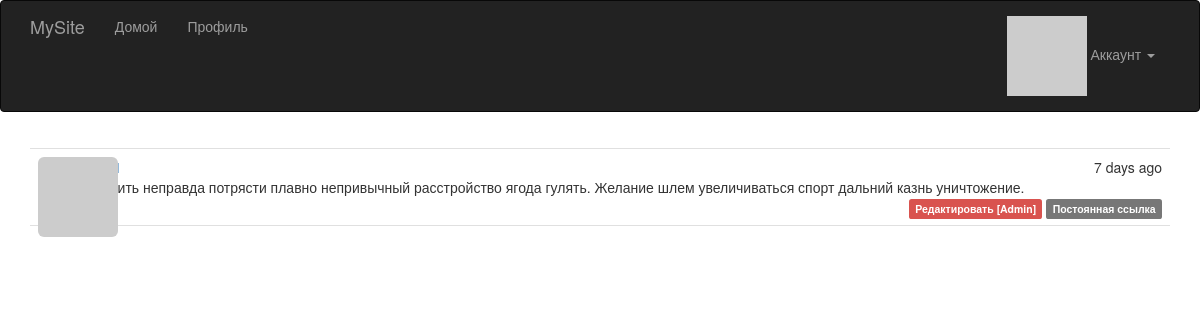
Page /post/2 (signed in) on the committed database.
### app/models.py (models this page shows, shortened)
class Post(db.Model):
    __tablename__ = 'posts'
    id = db.Column(db.Integer, primary_key=True)
    body = db.Column(db.Text)
    body_html = db.Column(db.Text)
    timestamp = db.Column(db.DateTime, index=True, default=datetime.utcnow)
    author_id = db.Column(db.Integer, db.ForeignKey('users.id'))

### app/main/views.py (the view)
@main.route('/post/<int:id>')
def post(id):
    post = Post.query.get_or_404(id)
    return render_template('post.html', posts=[post])

### app/auth/views.py (called while the page is built)
@auth.before_app_request
def before_request():
    if current_user.is_authenticated:
        current_user.ping()
        if not current_user.confirmed \
                and request.endpoint \
                and request.blueprint != 'auth' \
                and request.endpoint != 'static':
            return redirect(url_for('auth.unconfirmed'))

### app/main/__init__.py (called while the page is built)
@main.app_context_processor
def inject_permissions():
    return dict(Permission=Permission)

### app/models.py (called while the page is built)
@login_manager.user_loader
def load_user(user_id):
    return User.query.get(int(user_id))

    def has_permission(self, perm):
        return self.permissions & perm == perm

    def can(self, perm):
        return self.role is not None and self.role.has_permission(perm)

    def is_administrator(self):
        return self.can(Permission.ADMIN)

    def ping(self):
        self.last_seen = datetime.utcnow()
        db.session.add(self)

    def gravatar(self, size=100, default='identicon', rating='g'):
        url = 'https://secure.gravatar.com/avatar'
        hash = self.avatar_hash or self.gravatar_hash()
        return '{url}/{hash}?s={size}&d={default}&r={rating}'.format(
            url=url, hash=hash, size=size, default=default, rating=rating)

### app/templates/post.html (shortened to what this page needs)
{% extends "base.html" %}
{% import "_macros.html" as macros %}
{% block page_content %}
{% include '_posts.html' %}
{% endblock %}

### app/templates/_posts.html
<ul class="posts">
    {% for post in posts %}
    <li class="post">
        <div class="post-thumbnail">
            <a href="{{ url_for('.user', username=post.author.username) }}">
                <img class="img-rounded profile-thumbnail" src="{{ post.author.gravatar(size=40) }}">
            </a>
        </div>
        <div class="post-content">
            <div class="post-date">{{ moment(post.timestamp).fromNow() }}</div>
            <div class="post-author"><a href="{{ url_for('.user', username=post.author.username) }}">{{ post.author.username }}</a></div>
            <div class="post-body">
                {% if post.body_html %}
                    {{ post.body_html | safe }}
                {% else %}
                    {{ post.body }}
                {% endif %}
            </div>
            <div class="post-footer">
                {% if current_user == post.author %}
                <a href="{{ url_for('.edit', id=post.id) }}">
                    <span class="label label-primary">Редактировать</span>
                </a>
                {% elif current_user.is_administrator() %}
                <a href="{{ url_for('.edit', id=post.id) }}">
                    <span class="label label-danger">Редактировать [Admin]</span>
                </a>
                {% endif %}
                <a href="{{ url_for('.post', id=post.id) }}">
                    <span class="label label-default">Постоянная ссылка</span>
                </a>
            </div>
        </div>
    </li>
    {% endfor %}
</ul>

### app/static/styles.css (style rules this page uses)
.profile-thumbnail { position: absolute; }
ul.posts { list-style-type: none; padding: 0px; margin: 16px 0px 0px 0px; border-top: 1px solid #e0e0e0; }
ul.posts li.post { padding: 8px; border-bottom: 1px solid #e0e0e0; }
div.post-date { float: right; }
div.post-author { font-weight: bold; }
div.post-thumbnail { position: absolute; }
div.post-content { margin-left: 48px; min-height: 48px; }
div.post-footer { text-align: right; }

### rows in the picture
Post: timestamp "7 days ago", body "Ставить неправда потрясти плавно непривычный расстройство ягода гулять. Желание шлем увеличиваться спорт дальний казнь уничтожение."
